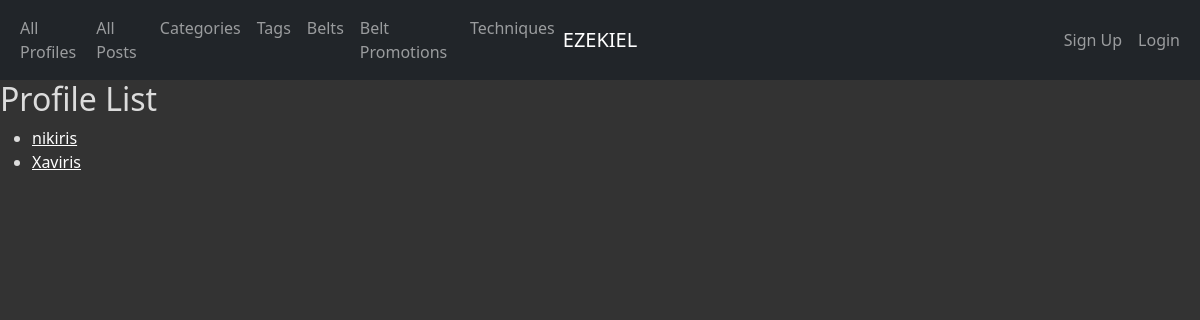
The app's page /profiles/, older data.
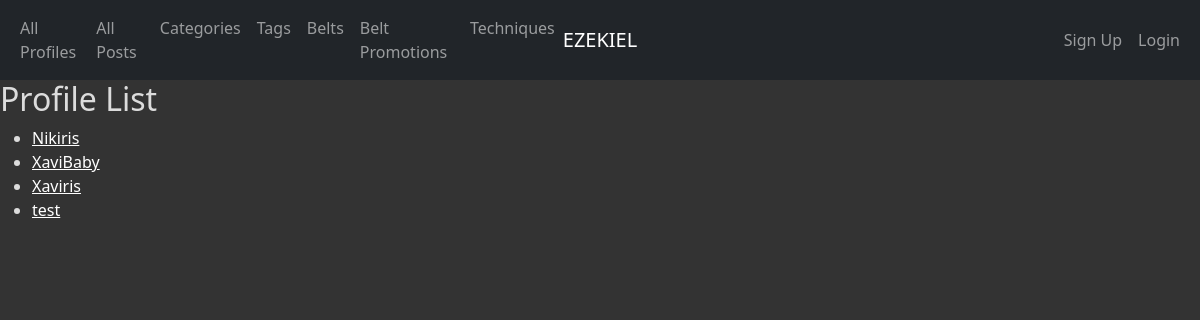
The same page, newer data.
### app_info/models.py (models this page shows, shortened)
class Profile(AbstractUser):
    profile_id = models.AutoField(primary_key=True)
    first_name = models.CharField(max_length=45)
    last_name = models.CharField(max_length=45)
    join_date = models.DateTimeField(default=timezone.now)
    profile_picture = models.ImageField(default="")
    banner_picture = models.ImageField(default="")
    belt = models.ForeignKey(Belt, related_name='profiles', on_delete=models.PROTECT)
    def get_absolute_url(self):
        return reverse('app_info_profile_detail_urlpattern',
                       kwargs={'pk': self.pk}
                       )
    class Meta:
        ordering = ['first_name']

### app_info/views.py (the view)
class ProfileList(ListView):
    model = Profile

### app_info/templates/app_info/profile_list.html (shortened to what this page needs)
{% extends 'app_info/base.html' %}
{% block content %}
<h2>Profile List</h2>
<ul>
    {% for profile in profile_list %}
    <li>
        <a href="{{ profile.get_absolute_url }}">{{ profile.username }}</a>
    </li>
    {% empty %}
    <li><em>There are currently no profile available</em></li>
    {% endfor %}
</ul>
{% endblock %}

Row changes from the older to the newer data that the page shows:
changed Profile: username "nikiris" → "Nikiris"
added Profile: username "XaviBaby"
added Profile: username "test"
